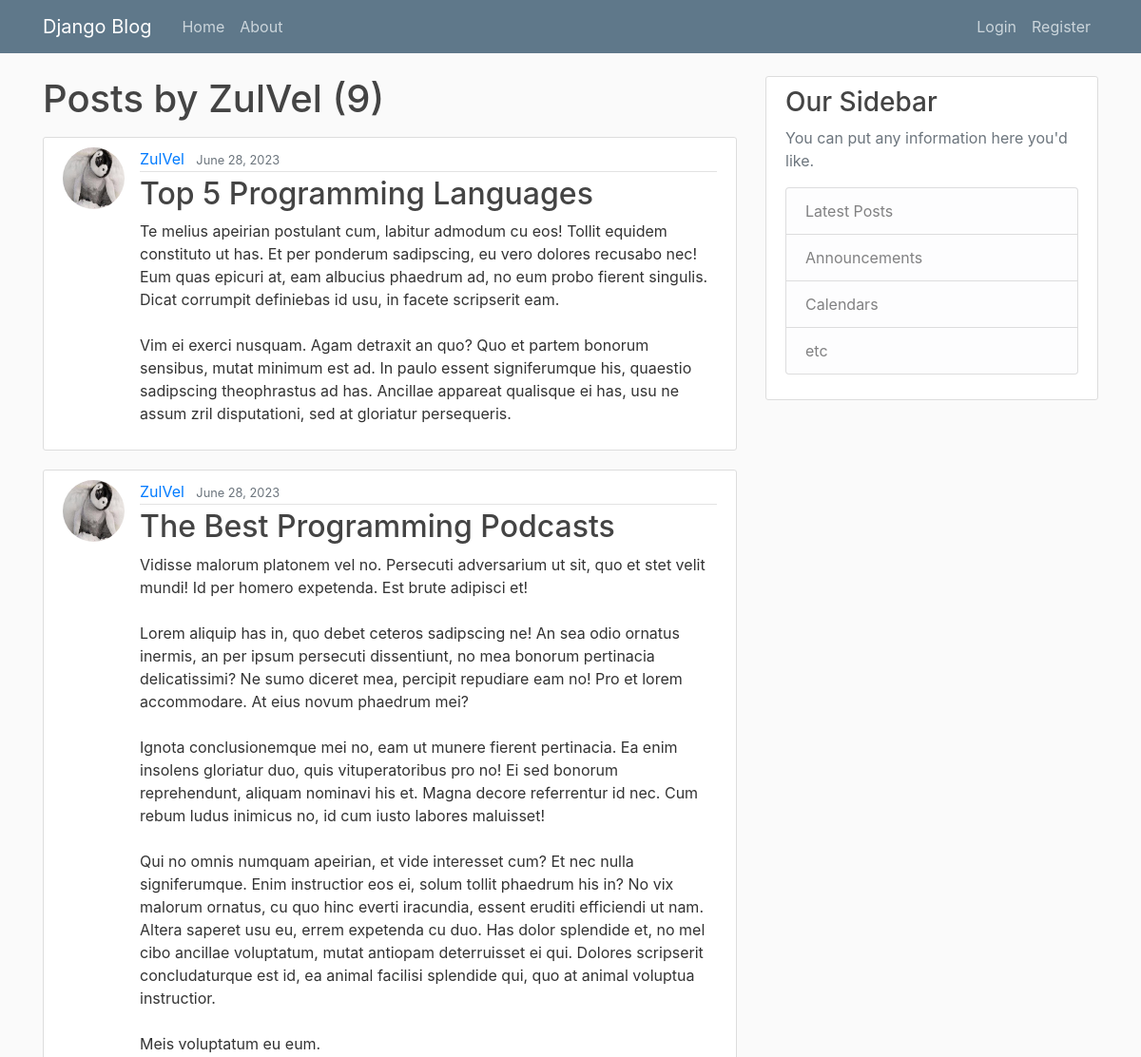
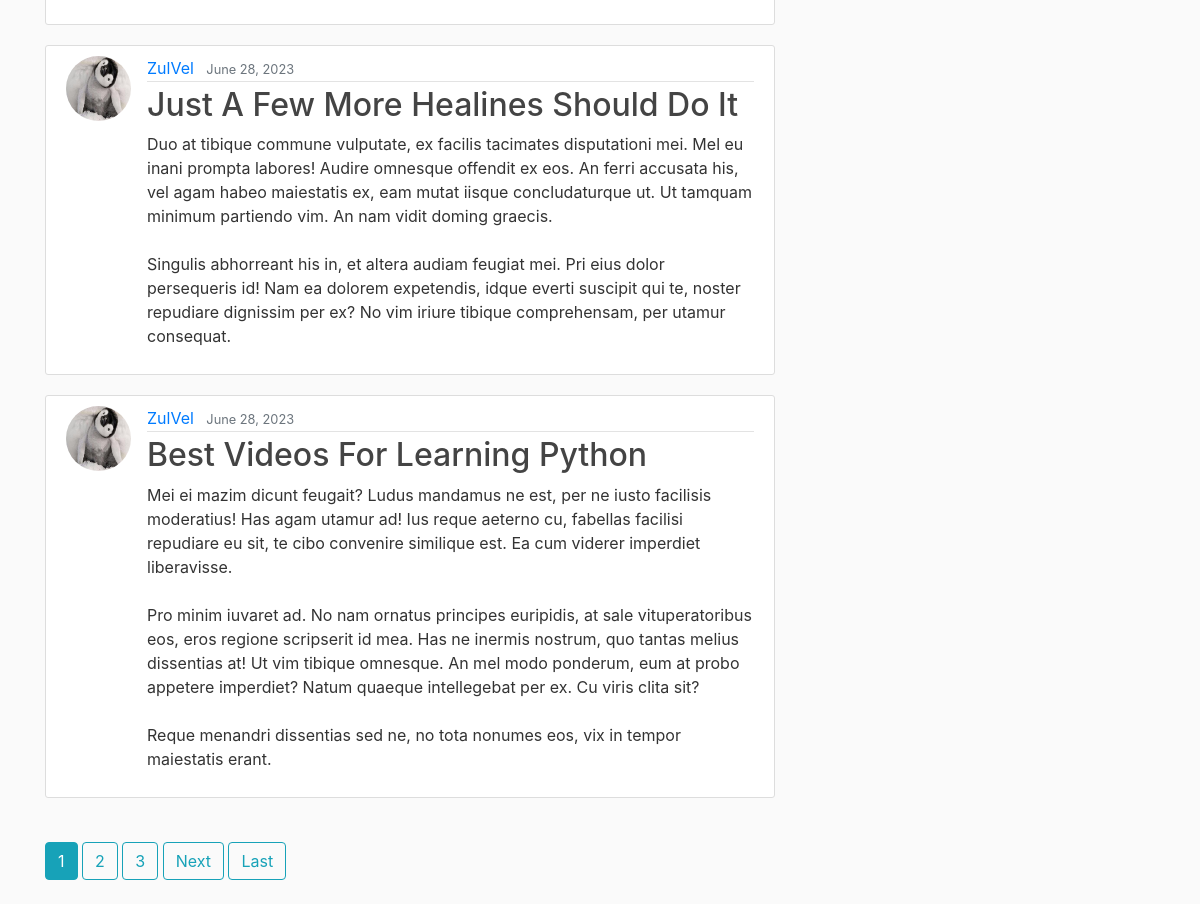
The app's page /user/ZulVel with its own data (2 pictures, top to bottom).
### blog/models.py (models this page shows, shortened)
class Post(models.Model):
    title = models.CharField(max_length=100)
    content = models.TextField()
    date_posted = models.DateTimeField(default=timezone.now)
    author = models.ForeignKey(User, on_delete=models.CASCADE)

### users/models.py (models this page shows, shortened)
class Profile(models.Model):
    user = models.OneToOneField(User, on_delete=models.CASCADE)
    image = models.ImageField(default='default.jpg', upload_to='profile_pics')

### blog/views.py (the view)
# urls.py: path('user/<str:username>', UserPostListView.as_view(), name='user-posts'),
class UserPostListView(ListView):
    model = Post
    template_name = 'blog/user_posts.html'
    context_object_name = 'posts'
    paginate_by = 4
    def get_queryset(self):
        user = get_object_or_404(User, username=self.kwargs.get('username'))
        return Post.objects.filter(author=user).order_by('-date_posted')

### blog/templates/blog/user_posts.html (shortened to what this page needs)
{% extends "blog/base.html" %}
{% block content %}
    <h1 class="mb-3">Posts by {{ view.kwargs.username }} ({{ page_obj.paginator.count }})</h1>
    {% for post in posts %}
        <article class="media content-section">
            <img class="rounded-circle article-img" src="{{ post.author.profile.image.url }}">
            <div class="media-body">
            <div class="article-metadata">
                <a class="mr-2" href="{% url 'user-posts' post.author.username %}">{{ post.author }}</a>
                <small class="text-muted">{{ post.date_posted|date:"F d, Y" }}</small>
            </div>
            <h2><a class="article-title" href="{% url 'post-detail' post.id %}">{{ post.title }}</a></h2>
            <p class="article-content">{{ post.content }}</p>
            </div>
        </article>
    {% endfor %}
    <br>
    {% if is_paginated %}
        {% for num in page_obj.paginator.page_range %}
            {% if page_obj.number == num %}
                <a class="btn btn-info mb-4" href="?page={{ num }} ">{{ num }}</a>
            {% elif num > page_obj.number|add:'-3' and num < page_obj.number|add:'3'  %}
                <a class="btn btn-outline-info mb-4" href="?page={{ num }} ">{{ num }}</a>
            {% endif %}
        {% endfor %}
        {% if page_obj.has_next %}
            <a class="btn btn-outline-info mb-4" href="?page={{ page_obj.next_page_number }} ">Next</a>
            <a class="btn btn-outline-info mb-4" href="?page={{ page_obj.paginator.num_pages }} ">Last</a>
        {% endif %}
    {% endif %}
{% endblock content %}

### blog/static/blog/main.css (style rules this page uses)
body { background: #fafafa; color: #333333; margin-top: 5rem; }
h1, h2, h3, h4, h5, h6 { color: #444444; }
.content-section { background: #ffffff; padding: 10px 20px; border: 1px solid #dddddd; border-radius: 3px; margin-bottom: 20px; }
.article-title { color: #444444; }
.article-content { white-space: pre-line; }
.article-img { height: 65px; width: 65px; margin-right: 16px; }
.article-metadata { padding-bottom: 1px; margin-bottom: 4px; border-bottom: 1px solid #e3e3e3 }

### records on screen
Post: author.profile.image (picture), author "ZulVel", date_posted "June 28, 2023", title "Top 5 Programming Languages", content "Te melius apeirian postulant cum, labitur admodum cu eos! Tollit equidem constituto ut has. Et per ponderum sadipscing, eu vero dolores recusabo nec! Eum quas epicuri at, eam albucius phaedrum ad, no eum probo fierent singulis. Dicat corrumpit definiebas id usu, in facete scripserit eam. Vim ei exerci nusquam. Agam detraxit an quo? Quo et partem bonorum sensibus, mutat minimum est ad. In paulo essent signiferumque his, quaestio sadipscing theophrastus ad has. Ancillae appareat qualisque ei has, usu ne assum zril disputationi, sed at gloriatur persequeris."
Post: author.profile.image (picture), author "ZulVel", date_posted "June 28, 2023", title "The Best Programming Podcasts", content "Vidisse malorum platonem vel no. Persecuti adversarium ut sit, quo et stet velit mundi! Id per homero expetenda. Est brute adipisci et! Lorem aliquip has in, quo debet ceteros sadipscing ne! An sea odio ornatus inermis, an per ipsum persecuti dissentiunt, no mea bonorum pertinacia delicatissimi? Ne sumo diceret mea, percipit repudiare eam no! Pro et lorem accommodare. At eius novum phaedrum mei? Ignota conclusionemque mei no, eam ut munere fierent pertinacia. Ea enim insolens gloriatur duo, quis vituperatoribus pro no! Ei sed bonorum reprehendunt, aliquam nominavi his et. Magna decore referrentur id nec. Cum rebum ludus inimicus no, id cum iusto labores maluisset! Qui no omnis numquam…"
Post: author.profile.image (picture), author "ZulVel", date_posted "June 28, 2023", title "Just A Few More Healines Should Do It", content "Duo at tibique commune vulputate, ex facilis tacimates disputationi mei. Mel eu inani prompta labores! Audire omnesque offendit ex eos. An ferri accusata his, vel agam habeo maiestatis ex, eam mutat iisque concludaturque ut. Ut tamquam minimum partiendo vim. An nam vidit doming graecis. Singulis abhorreant his in, et altera audiam feugiat mei. Pri eius dolor persequeris id! Nam ea dolorem expetendis, idque everti suscipit qui te, noster repudiare dignissim per ex? No vim iriure tibique comprehensam, per utamur consequat."
Post: author.profile.image (picture), author "ZulVel", date_posted "June 28, 2023", title "Best Videos For Learning Python", content "Mei ei mazim dicunt feugait? Ludus mandamus ne est, per ne iusto facilisis moderatius! Has agam utamur ad! Ius reque aeterno cu, fabellas facilisi repudiare eu sit, te cibo convenire similique est. Ea cum viderer imperdiet liberavisse. Pro minim iuvaret ad. No nam ornatus principes euripidis, at sale vituperatoribus eos, eros regione scripserit id mea. Has ne inermis nostrum, quo tantas melius dissentias at! Ut vim tibique omnesque. An mel modo ponderum, eum at probo appetere imperdiet? Natum quaeque intellegebat per ex. Cu viris clita sit? Reque menandri dissentias sed ne, no tota nonumes eos, vix in tempor maiestatis erant."

### other values on screen
{{ view.kwargs.username }} "ZulVel"
{{ page_obj.paginator.count }} "9"
{{ num }} "1"
{{ num }} "2" "3"
